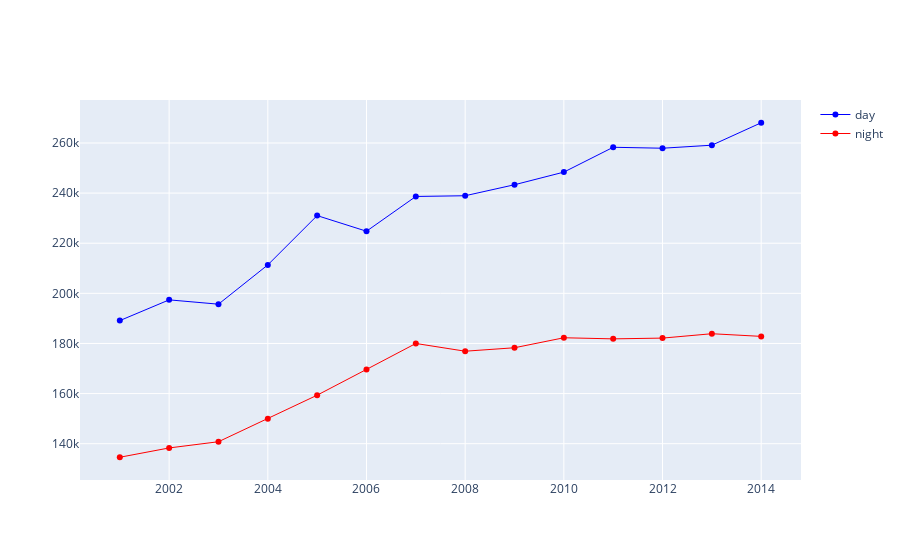

Here is the notebook cell this chart was saved with:
### Code cell
fig=go.Figure()
fig.add_trace(go.Scatter(x=day["YEAR"],y=day["daycount"],mode="lines+markers",name="day",line=dict(color="blue",width=1)))
fig.add_trace(go.Scatter(x=night["YEAR"],y=night["nightcount"],mode="lines+markers",name="night",line=dict(color="red",width=1)))

### Figure 1 — Plotly figure (JSON) as saved in the notebook; plotly's stock layout.template omitted (floating-point values rounded to 4 significant figures)
{"data": [{"line": {"color": "blue", "width": 1}, "mode": "lines+markers", "name": "day", "type": "scatter", "x": [2001, 2002, 2003, 2004, 2005, 2006, 2007, 2008, 2009, 2010, 2011, 2012, 2013, 2014], "y": [189121, 197394, 195677, 211355, 231022, 224788, 238658, 238946, 243336, 248374, 258285, 257901, 259110, 268069]}, {"line": {"color": "red", "width": 1}, "mode": "lines+markers", "name": "night", "type": "scatter", "x": [2001, 2002, 2003, 2004, 2005, 2006, 2007, 2008, 2009, 2010, 2011, 2012, 2013, 2014], "y": [134599, 138313, 140791, 149988, 159356, 169644, 179999, 176909, 178292, 182280, 181838, 182141, 183891, 182829]}], "layout": {}}
